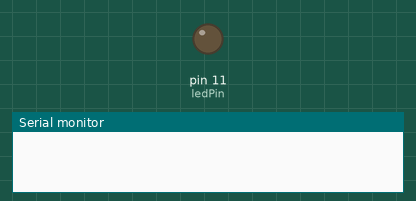
Simulated run of this program. Board: Teensy 3. Shown: output pins drawn as LEDs (lit = HIGH), the last lines printed to the serial monitor.

Above: at 1.0 s.
At 3.0 s:
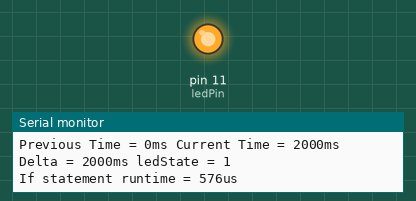
Timing chart, 0 to 5.2 s (numbered marks = the images above):
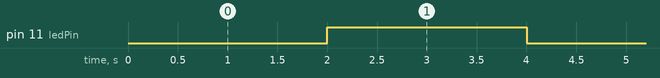

The program:

main.cpp
```cpp
#include <Arduino.h>

/*
Blink with out delay
Turns on an LED on for one second, then off for one second repeatedly.
Without using Delay (a blocking function)
*/

const uint32_t interval = 2000;     //Sets LED on/off time
const uint8_t ledPin = 11;          //unsigned integer 8 bit data type- designating pin, no negative pins, limited number of pins
uint8_t ledState = LOW;             //initialise variable
uint8_t buttonState = 0;            //initialise variable

void setup() {
  Serial.begin(115200);             //initialises serial interface and sets Baud rate (115200)
  pinMode(ledPin, OUTPUT);
  digitalWrite(ledPin,ledState);
}

void loop() {
  static uint32_t prevTime_ms = 0;                  //static qualifier allows scope of variable to be reduced while not resetting
  uint32_t currTime_ms = millis();                  //checks current system time
  uint32_t startIf_uc = micros();

  if (currTime_ms - prevTime_ms >= interval) {      //checks if the set interval has passed

    if (ledState == LOW)                              //toggles ledState
    {ledState = HIGH;}
    else { ledState = LOW; }
    //ledState = ~ledState;                           //"bitwise invert" works to toggle but isn't ideal
    //ledState = !ledState;                           //1st alternate method of toggling ledState

    Serial.print("Previous Time = "); Serial.print(prevTime_ms);
    Serial.print("ms Current Time = "); Serial.print(currTime_ms);
    Serial.print("ms Delta = "); Serial.print(currTime_ms - prevTime_ms);
    Serial.print("ms ledState = "); Serial.println(ledState);
    prevTime_ms = currTime_ms;                        //saves the last time the state was changed

    digitalWrite(ledPin,ledState);                    //changes the led State (assuming the interval has passed)
    //delay(10);
    Serial.print("If statement runtime = "); Serial.print(micros() - startIf_uc); Serial.println("us");
  }

}
```

Measured:
- by itself, pin 11 (ledPin): alternates HIGH for 2.0 s and LOW for 2.0 s
